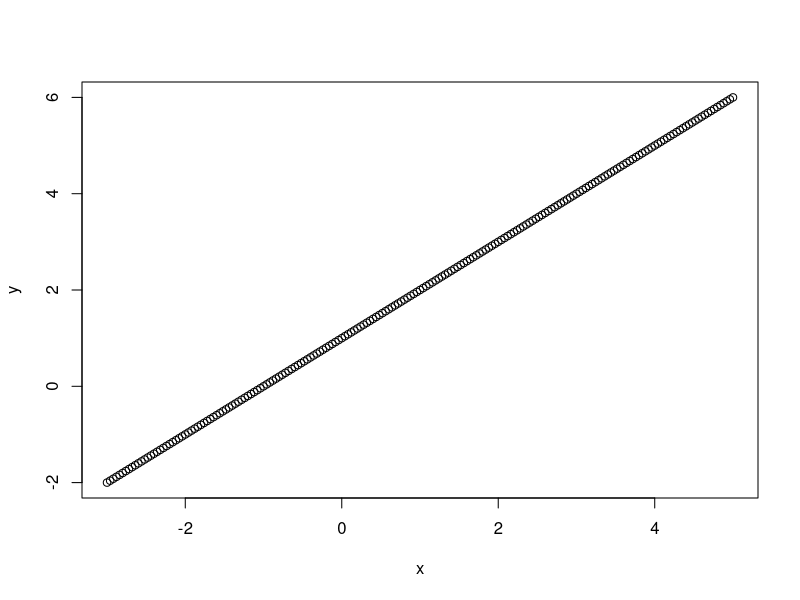
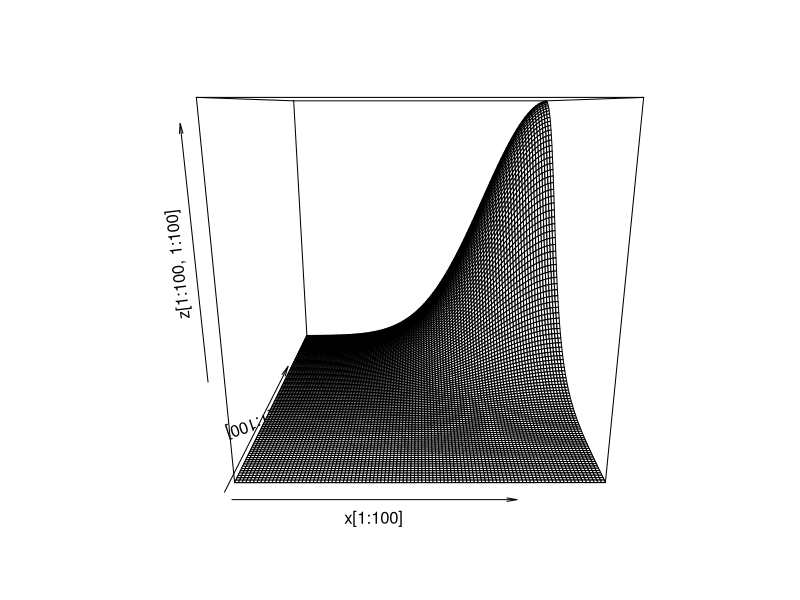
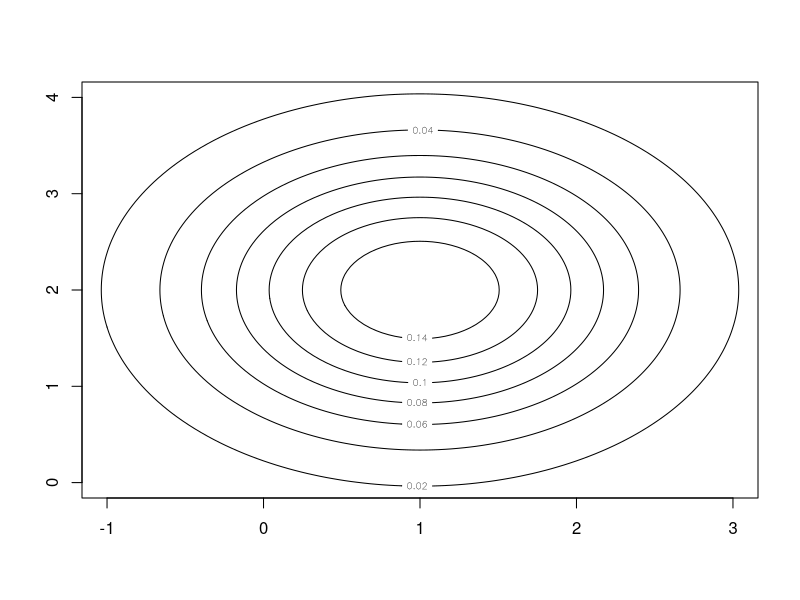

Source code (R) for these figures, in order:
library(mnormt)


# mu1 and mu2 
mv <- c(1,2)

# variances v1 =1 v2 =2, covariance v12 = 0
vcmat <- matrix(c(1,0,0,1), nrow=2)
print(vcmat)


# create squences for x and y round the mean by 4 standard dev
 x <- seq(
   from=mv[1]-4*vcmat[1,1], 
   to=mv[1]+4*vcmat[1,1], 
   by=vcmat[1,1]/25 
 )


y <- seq(
  from=mv[2]-4*vcmat[2,2], 
  to=mv[2]+4*vcmat[2,2], 
  by=vcmat[2,2]/25 
)
plot(x,y) 


# calculate the density of x,y which is the z access


z <- matrix(0, nrow=length(x), ncol=length(y))

for (i in 1:length(x)){
  for (j in 1:length(y)){
    # for each i,j in x and y calculate the bivariate density 
    z[i,j] <- dmnorm(
      c(x[i],y[j]), 
      mean=mv, 
      varcov = vcmat, 
      log= FALSE)
  }
}
round(z[97:103, 97:103],2)

persp(x[1:100],y[1:100],z[1:100,1:100], box=TRUE)

contour(x,y,z, xlim=c(-1,3), ylim=c(0,4))
